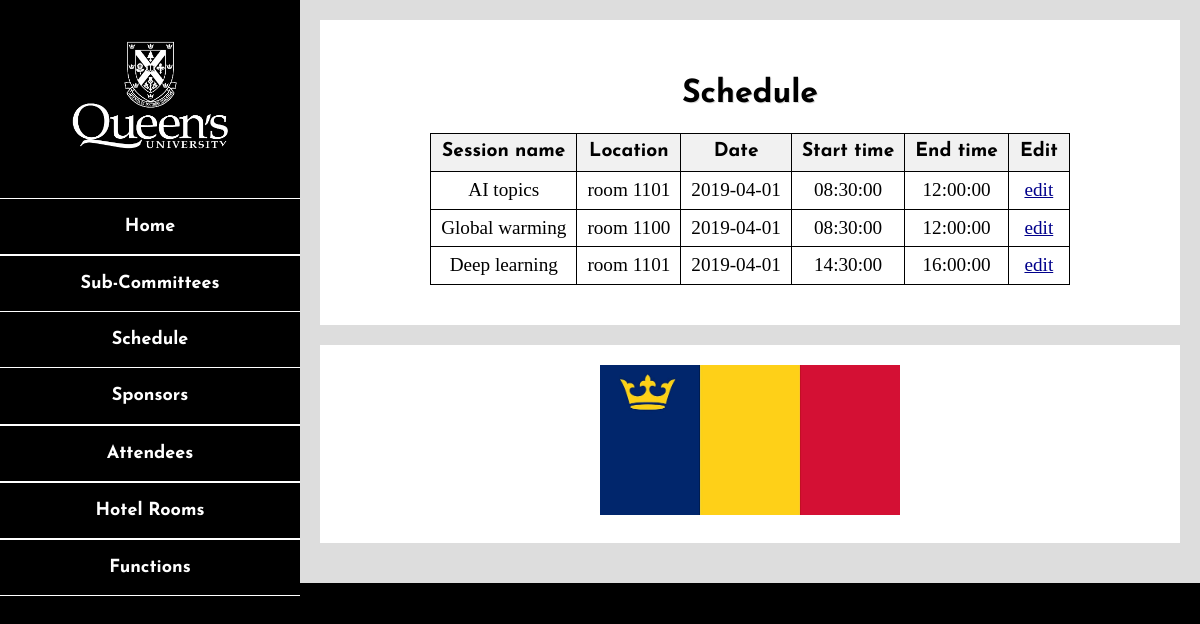
The page /src/scheduledetails.php?date=2019-04-01 on the database its author committed.
### tables this page shows
CREATE TABLE sessions(
    name VARCHAR(50) NOT null PRIMARY KEY,
    room_location VARCHAR(50) NOT null,
    start_date_time DATETIME NOT null,
    end_date_time DATETIME NOT null,
    speaker_id VARCHAR(10) NOT null,
    FOREIGN KEY (speaker_id) REFERENCES attendees(id)
    ON DELETE CASCADE
);

### src/scheduledetails.php (the view, shortened to what this page needs)
<!DOCTYPE html>
<html lang="en">
<head>
    <link rel="stylesheet" href="css/style.css">
    <link rel="stylesheet" href="css/responsive.css">
</head>
<body>
<header>
    <?php
    include 'include\navigationmenu.php';
    ?>
</header>
<div id="main-content">
    <h1 id="page-title">Schedule</h1>
    <table>
        <tr>
            <th>Session name</th>
            <th>Location</th>
            <th>Date</th>
            <th>Start time</th>
            <th>End time</th>
            <th>Edit</th>
        </tr>
        <?php
        $date = $_GET['date'];
        $sql = "select name,room_location,date(start_date_time) as date, time(start_date_time)as start_time,time(end_date_time)as end_time
                from sessions
                where date(start_date_time)= '". $date ."'
                order by date, start_time";
        $stmt = $pdo->query($sql);
        while ($item = $stmt->fetch()) {
            $sename = $item['name'];
            echo "<tr><td>"
                .$sename."</td><td name='id'>"
                .$item['room_location']."</td><td>"
                .$item['date']."</td><td>"
                .$item['start_time']."</td><td>"
                .$item['end_time']."</td><td>";
            echo '<a href="editsessionstep1.php?sename='.$sename.'">edit</a></td></tr>';
        }
        ?>
    </table>
</div>
<footer>
    <img src="./img/qflag.jpg" alt="Ontario provincial flag"/>
</footer>
</body>
</html>

### src/css/style.css (style rules this page uses)
body { margin: 0; padding: 0; font-family: "PT Serif", serif; font-size: 1.2rem; line-height: 1.4; background-color: #ddd; text-align:center; }
h1, h2, h3, h4, h5, h6, header nav ul li, th, #voting-history .voted, .statement { font-family: "Josefin Sans", sans-serif; font-weight: bold; }
h1, h2, h3, h4, h5, h6 { text-shadow: 1px 1px rgba(0, 0, 0, 0.15); margin: 1.0em 0 0.5em 0; }
h1 { font-size: 2.0rem; }
a { color: #00008b; }
img { max-width: 100%; max-height: 150px; }
table { border-collapse: collapse; margin-left:auto; margin-right:auto; }
th, td { padding: 5px 10px; border: 1px solid black; min-width: 40px; }
th { background-color: #f1f1f1; }
header { color: #fff; background-color: #000; text-align: center; }
#main-content { background-color: #fff; margin: 20px; padding: 20px 20px 40px 20px; }
#page-title { text-align: center; }
footer { color: #fff; background-color: #000; padding: 20px; text-align: center; }

### src/css/responsive.css (style rules this page uses)
@media screen and (min-width: 640px) { body { background: #000; } }
@media screen and (min-width: 640px) { header { width: 40%; float: left; } }
@media screen and (min-width: 640px) { #main-content { margin: 0 0 0 40%; border: 20px solid #ddd; } }
@media screen and (min-width: 640px) { footer { margin-left: 40%; background-color: #fff; border: 20px solid #ddd; border-top: 0px solid transparent; border-bottom-width: 40px; } }
@media screen and (min-width: 768px) { header { width: 33%; } }
@media screen and (min-width: 768px) { #main-content, footer { margin-left: 33%; } }
@media screen and (min-width: 1200px) { header { width: 25%; } }
@media screen and (min-width: 1200px) { #main-content, footer { margin-left: 25%; } }

### rows shown on the page
sessions: name "AI topics", room_location "room 1101", date "2019-04-01", start_time "08:30:00", end_time "12:00:00"
sessions: name "Global warming", room_location "room 1100", date "2019-04-01", start_time "08:30:00", end_time "12:00:00"
sessions: name "Deep learning", room_location "room 1101", date "2019-04-01", start_time "14:30:00", end_time "16:00:00"
